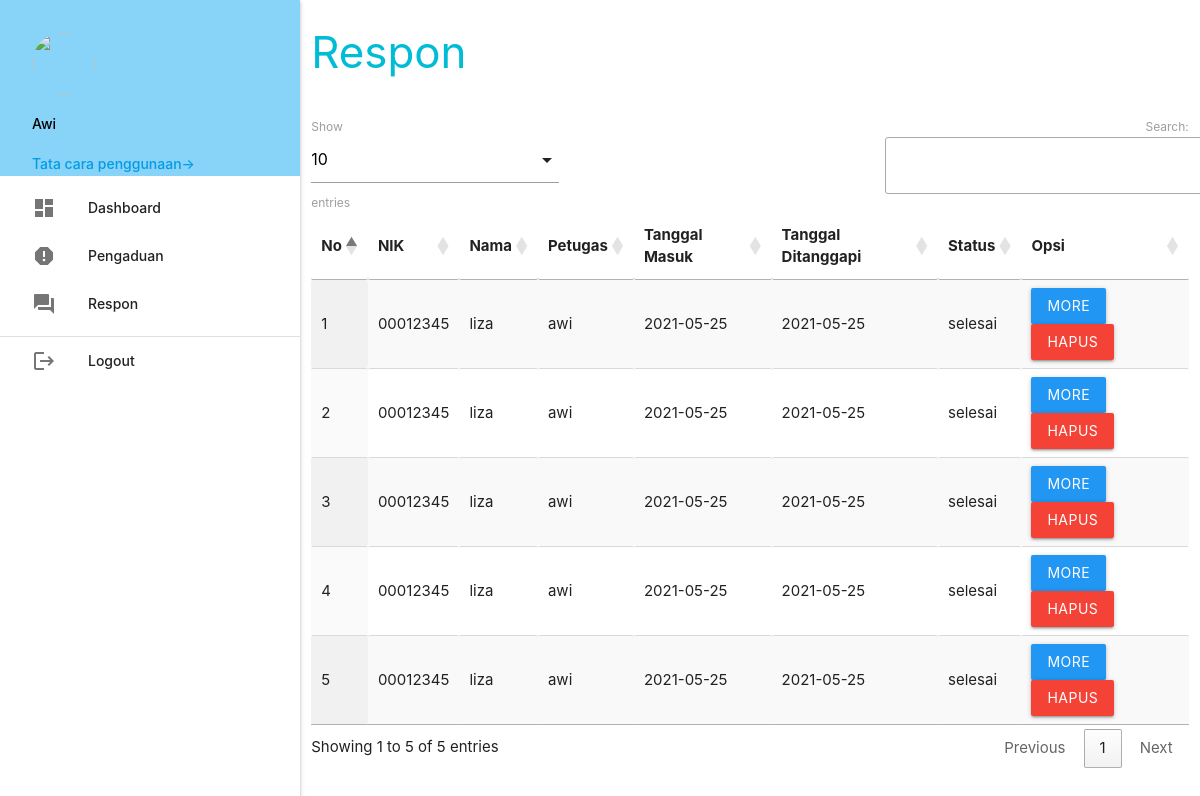
The app's page /petugas/index.php?p=respon (signed in) with its own data.
### tables this page shows
CREATE TABLE `pengaduan` (
  `id_pengaduan` int(5) NOT NULL,
  `tgl_pengaduan` date NOT NULL,
  `nik` varchar(16) NOT NULL,
  `isi_laporan` text NOT NULL,
  `foto` varchar(255) NOT NULL,
  `status` enum('proses','selesai') NOT NULL
);

CREATE TABLE `masyarakat` (
  `nik` varchar(16) NOT NULL,
  `nama` varchar(35) NOT NULL,
  `username` varchar(25) NOT NULL,
  `password` varchar(255) NOT NULL,
  `telp` varchar(13) NOT NULL
);

CREATE TABLE `petugas` (
  `id_petugas` int(5) NOT NULL,
  `nama_petugas` varchar(30) NOT NULL,
  `username` varchar(30) NOT NULL,
  `password` varchar(255) NOT NULL,
  `telp_petugas` varchar(13) NOT NULL,
  `level` enum('admin','petugas') NOT NULL
);

CREATE TABLE `tanggapan` (
  `id_tanggapan` int(5) NOT NULL,
  `id_pengaduan` int(5) NOT NULL,
  `tgl_tanggapan` date NOT NULL,
  `tanggapan` text NOT NULL,
  `id_petugas` int(5) NOT NULL
);

### petugas/respon.php (the view, shortened to what this page needs)
    <div class="row">
    	<div class="col s12 m9">
    		<h3 class="cyan-text">Respon</h3>
    	</div>
    </div>
    <table id="example" class="display responsive-table" style="width:100%">
    	<thead>
    		<tr>
    			<th>No</th>
    			<th>NIK</th>
    			<th>Nama</th>
    			<th>Petugas</th>
    			<th>Tanggal Masuk</th>
    			<th>Tanggal Ditanggapi</th>
    			<th>Status</th>
    			<th>Opsi</th>
    		</tr>
    	</thead>
    	<tbody>
    		<?php
$no = 1;
$query = mysqli_query($koneksi, "SELECT * FROM pengaduan INNER JOIN masyarakat ON pengaduan.nik=masyarakat.nik INNER JOIN tanggapan ON pengaduan.id_pengaduan=tanggapan.id_pengaduan INNER JOIN petugas ON tanggapan.id_petugas=petugas.id_petugas WHERE tanggapan.id_petugas='" . $_SESSION['data']['id_petugas'] . "' ORDER BY tanggapan.id_pengaduan DESC");
while ($r = mysqli_fetch_assoc($query)) { ?>
    			<tr>
    				<td><?php echo $no++; ?></td>
    				<td><?php echo $r['nik']; ?></td>
    				<td><?php echo $r['nama']; ?></td>
    				<td><?php echo $r['nama_petugas']; ?></td>
    				<td><?php echo $r['tgl_pengaduan']; ?></td>
    				<td><?php echo $r['tgl_tanggapan']; ?></td>
    				<td><?php echo $r['status']; ?></td>
    				<td><a class="btn blue modal-trigger" href="#more?id_tanggapan=<?php echo $r['id_tanggapan'] ?>">More</a> <a class="btn red" onclick="return confirm('Anda Yakin Ingin Menghapus Y/N')" href="index.php?p=tanggapan_hapus&id_tanggapan=<?php echo $r['id_tanggapan'] ?>">Hapus</a></td>
    			</tr>
    		<?php  }
?>
    	</tbody>
    </table>

### records on screen
pengaduan: masyarakat.nik "00012345", masyarakat.nama "liza", petugas.nama_petugas "awi", tgl_pengaduan "2021-05-25", tanggapan.tgl_tanggapan "2021-05-25", status "selesai"
pengaduan: masyarakat.nik "00012345", masyarakat.nama "liza", petugas.nama_petugas "awi", tgl_pengaduan "2021-05-25", tanggapan.tgl_tanggapan "2021-05-25", status "selesai"
pengaduan: masyarakat.nik "00012345", masyarakat.nama "liza", petugas.nama_petugas "awi", tgl_pengaduan "2021-05-25", tanggapan.tgl_tanggapan "2021-05-25", status "selesai"
pengaduan: masyarakat.nik "00012345", masyarakat.nama "liza", petugas.nama_petugas "awi", tgl_pengaduan "2021-05-25", tanggapan.tgl_tanggapan "2021-05-25", status "selesai"
pengaduan: masyarakat.nik "00012345", masyarakat.nama "liza", petugas.nama_petugas "awi", tgl_pengaduan "2021-05-25", tanggapan.tgl_tanggapan "2021-05-25", status "selesai"

### other values on screen
$_SESSION['data']['nama_petugas'] "Awi"
